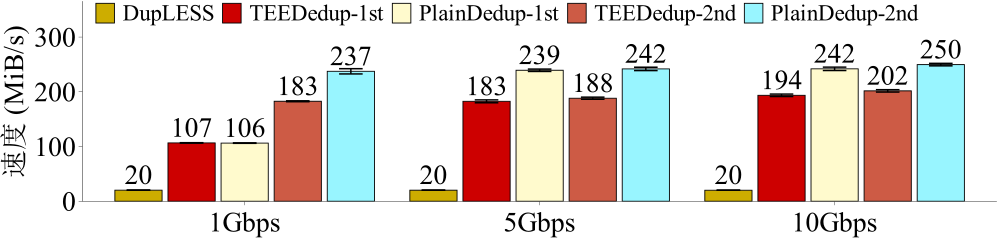

Source code (R):
if(require("scales")){
  print("scales is loaded correctly")
} else {
  print("trying to install scales")
  install.packages("scales")
  if(require(scales)){
    print("scales installed and loaded")
  } else {
    stop("could not install scales")
  }
}

if(require("ggplot2")){
  print("ggplot2 is loaded correctly")
} else {
  print("trying to install ggplot2")
  install.packages("ggplot2")
  if(require(ggplot2)){
    print("ggplot2 installed and loaded")
  } else {
    stop("could not install ggplot2")
  }
}

if(require("RColorBrewer")){
  print("RColorBrewer is loaded correctly")
} else {
  print("trying to install RColorBrewer")
  install.packages("RColorBrewer")
  if(require(RColorBrewer)){
    print("RColorBrewer installed and loaded")
  } else {
    stop("could not install RColorBrewer")
  }
}
library(grid)
library(ggplot2)
library(extrafont)
require(scales)
font_import()
loadfonts()
mywidth=10
myheight=2.5
my_color=c("Gold3","red3","lemonchiffon1","coral3","cadetblue1","green3")
if(T){
    x1 <- read.table("./upload_network_speed_bar_data.txt",header=TRUE)
    cairo_pdf(file="./upload_network_speed_bar.pdf",  width=mywidth, height=myheight)
    x1$type <- factor(x1$type, levels=c("DupLESS","TEE-1","NoProtect-1","TEE-2","NoProtect-2"), labels=c("DupLESS","TEEDedup-1st","PlainDedup-1st","TEEDedup-2nd","PlainDedup-2nd"))
    x1$Netspeed <- factor(x1$Netspeed, levels=c("1", "5","10"), labels=c("1Gbps","5Gbps", "10Gbps"))
    ggplot(data=x1, aes(x=Netspeed, y=throughput, fill=type)) +
    geom_bar(stat="identity", position=position_dodge(0.90), colour="black", width=0.8, size=0.3) +
    geom_errorbar(aes(x=Netspeed,ymin=throughput-fraction, ymax=throughput+fraction), width=0.4, colour="black", position=position_dodge(0.9)) + 
    geom_text(aes(label = round(throughput,0)), position = position_dodge(0.90), hjust=0.5, vjust=-0.3,size=7,angle=0, color="black",family="Times New Roman") +
    scale_color_manual(values=c(my_color)) + 
    coord_cartesian(ylim=c(16.3, 349), xlim=c(1.05, 2.95)) +
    scale_y_continuous(breaks=seq(0, 300, 100), labels=format(seq(0, 300, 100), scientific=FALSE)) +
    # scale_x_discrete(breaks=type_name, labels=x_name) +
    scale_fill_manual(values=my_color) +
    guides(fill=guide_legend(nrow=1)) + 
    ylab("速度 (MiB/s)") +
    xlab("Network Bandwidth") +
    theme_bw() +
    theme(
      panel.grid.major=element_blank(), panel.grid.minor=element_blank(),
	    panel.background=element_blank(), 
	    panel.border = element_blank(),
		  # panel.border=element_rect(size=0.5),
		  axis.line=element_line(colour="black", size=0.15),
		  axis.ticks=element_line(size=0.15),
	    axis.text.x=element_text(margin=margin(5,0,0,0), angle=0, hjust=0.5, colour="black", size=20,family="Times New Roman"),
	    axis.title.y=element_text(size=20, hjust=0.5,family="Times New Roman"),
	    axis.text.y=element_text(margin=margin(0,2,0,0),colour="black",size=20,family="Times New Roman"),
	    axis.title.x=element_text(size=rel(0)),
	    legend.key.size=unit(0.5, "cm"),
      legend.title=element_blank(),
	    legend.position=c(0.46,0.94),
      # legend.key.width=unit(1, "cm"),
      legend.direction="horizontal",
      legend.text=element_text(size=16.5,family="Times New Roman"),
      legend.margin = margin(t = 0, unit='cm'),
      plot.margin=unit(c(0.1,0.1,0.1,0.1), "cm")
    ) 
    # +
    # annotate("text", x = 0.65, y = 107+21+10, label = "107", size=7, angle=0, color="black",family="Times New Roman") +
    # annotate("text", x = 0.875, y = 106+21+10, label = "106", size=7, angle=0, color="black",family="Times New Roman") +
    # annotate("text", x = 1.105, y = 183+21+10, label = "183", size=7, angle=0, color="black",family="Times New Roman") +
    # annotate("text", x = 1.34, y = 237+21+13, label = "237", size=7, angle=0, color="black",family="Times New Roman") +
    # annotate("text", x = 1.65, y = 183+21+10, label = "183", size=7, angle=0, color="black",family="Times New Roman") +
    # annotate("text", x = 1.88, y = 239+21+10, label = "239", size=7, angle=0, color="black",family="Times New Roman") +
    # annotate("text", x = 2.105, y = 188+21+10, label = "188", size=7, angle=0, color="black",family="Times New Roman") +
    # annotate("text", x = 2.335, y = 242+21+10, label = "242", size=7, angle=0, color="black",family="Times New Roman") +
    # annotate("text", x = 2.65, y = 194+21+10, label = "194", size=7, angle=0, color="black",family="Times New Roman") +
    # annotate("text", x = 2.875, y = 242+21+12, label = "242", size=7, angle=0, color="black",family="Times New Roman") +
    # annotate("text", x = 3.105, y = 202+21+10, label = "202", size=7, angle=0, color="black",family="Times New Roman") +
    # annotate("text", x = 3.34, y = 250+21+10, label = "250", size=7, angle=0, color="black",family="Times New Roman")
}
